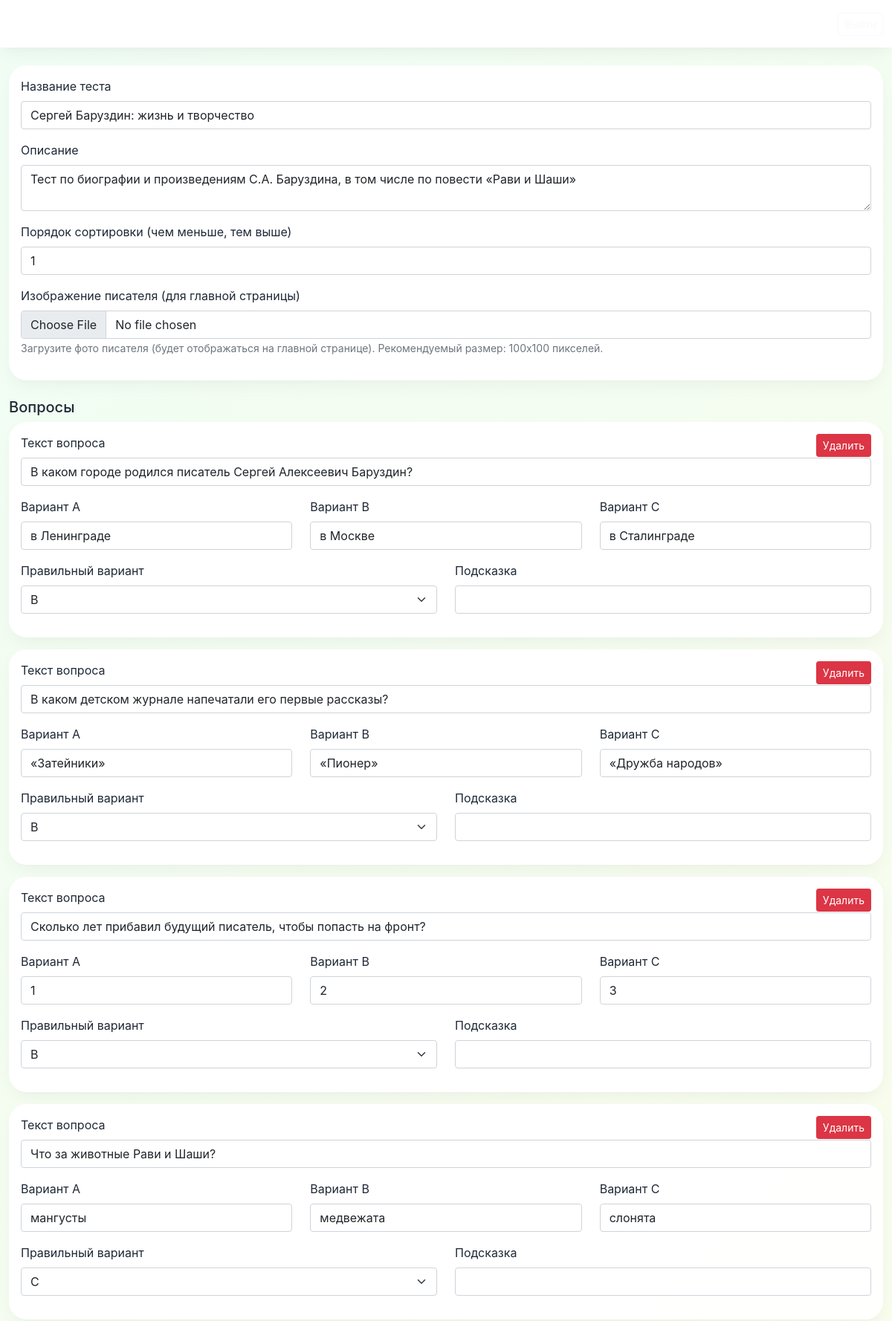
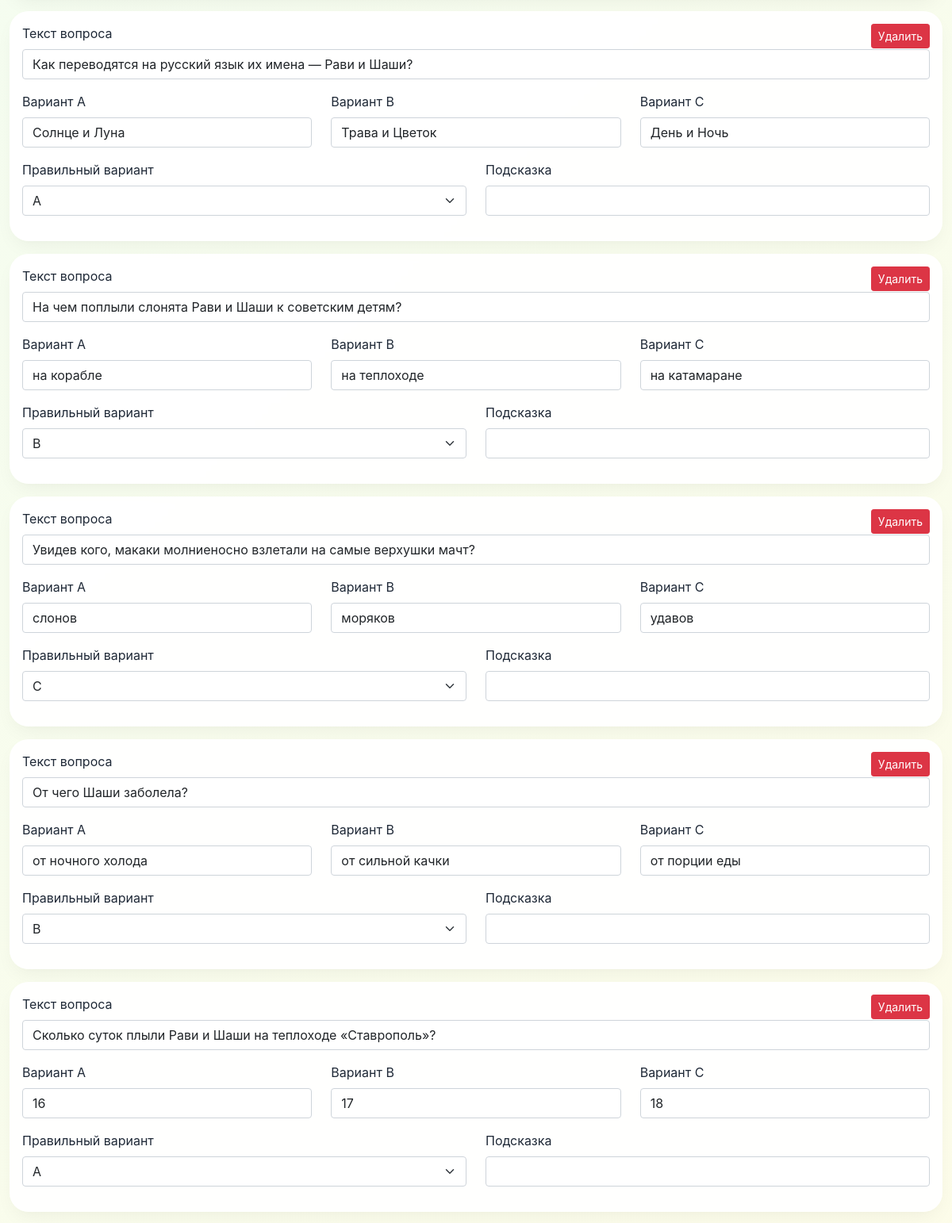
Screenshot of /admin/edit_test.php?id=7 (signed in, upper part) with the database file from the repository (2 pictures, top to bottom).
### tables this page shows
CREATE TABLE `tests` (
  `id` int(11) NOT NULL,
  `title` varchar(255) NOT NULL,
  `description` text,
  `created_at` timestamp NULL DEFAULT CURRENT_TIMESTAMP,
  `updated_at` timestamp NULL DEFAULT CURRENT_TIMESTAMP ON UPDATE CURRENT_TIMESTAMP,
  `sort_order` int(11) DEFAULT '0',
  `image_path` varchar(255) DEFAULT NULL
);

CREATE TABLE `questions` (
  `id` int(11) NOT NULL,
  `test_id` int(11) NOT NULL,
  `question_text` text NOT NULL,
  `option_a` varchar(255) NOT NULL,
  `option_b` varchar(255) NOT NULL,
  `option_c` varchar(255) NOT NULL,
  `correct_option` tinyint(4) NOT NULL COMMENT '0 - A, 1 - B, 2 - C',
  `hint` text
);

### admin/edit_test.php (the view, shortened to what this page needs)
<?php
require_once '../config.php';
$test_id = isset($_GET['id']) ? (int)$_GET['id'] : 0;
$test = null;
$questions = [];
if ($test_id > 0) {
    $stmt = $pdo->prepare("SELECT * FROM tests WHERE id = ?");
    $stmt->execute([$test_id]);
    $test = $stmt->fetch(PDO::FETCH_ASSOC);
    if ($test) {
        $stmt = $pdo->prepare("SELECT * FROM questions WHERE test_id = ? ORDER BY id");
        $stmt->execute([$test_id]);
        $questions = $stmt->fetchAll(PDO::FETCH_ASSOC);
    }
}
?>
<!DOCTYPE html>
<html lang="ru">
<head>
    <link rel="stylesheet" href="../bootstrap-5.0.2-dist/css/bootstrap.min.css">
    <link rel="stylesheet" href="../css/style.css">
</head>
<body class="d-flex flex-column min-vh-100">
    <nav class="navbar navbar-dark bg-primary">
        <div class="container">
            <a class="navbar-brand" href="index.php">Назад</a>
            <span class="navbar-text"><?= $test_id ? 'Редактирование' : 'Создание' ?> теста</span>
            <a href="../logout.php" class="btn btn-outline-light btn-sm">Выйти</a>
        </div>
    </nav>
    <main class="container my-4 flex-grow-1">
        <form method="post" enctype="multipart/form-data">
            <div class="card mb-4">
                <div class="card-body">
                    <div class="mb-3">
                        <label for="title" class="form-label">Название теста</label>
                        <input type="text" class="form-control" id="title" name="title" value="<?= $test ? htmlspecialchars($test['title']) : '' ?>" required>
                    </div>
                    <div class="mb-3">
                        <label for="description" class="form-label">Описание</label>
                        <textarea class="form-control" id="description" name="description" rows="2"><?= $test ? htmlspecialchars($test['description']) : '' ?></textarea>
                    </div>
                    <div class="mb-3">
                        <label for="sort_order" class="form-label">Порядок сортировки (чем меньше, тем выше)</label>
                        <input type="number" class="form-control" id="sort_order" name="sort_order" value="<?= $test ? $test['sort_order'] : '0' ?>">
                    </div>
                    <div class="mb-3">
                        <label class="form-label">Изображение писателя (для главной страницы)</label>
                        <input type="file" class="form-control" name="test_image" accept="image/*">
                        <small class="text-secondary">Загрузите фото писателя (будет отображаться на главной странице). Рекомендуемый размер: 100x100 пикселей.</small>
                    </div>
                </div>
            </div>
            <h3 class="h5">Вопросы</h3>
            <div id="questions-container">
                <?php if ($questions): ?>
                    <?php foreach ($questions as $q): ?>
                    <div class="card mb-3 question-block">
                        <div class="card-body">
                            <button type="button" class="btn btn-sm btn-danger float-end remove-question">Удалить</button>
                            <div class="mb-3"><label class="form-label">Текст вопроса</label><input type="text" class="form-control" name="question_text[]" value="<?= htmlspecialchars($q['question_text']) ?>" required></div>
                            <div class="row">
                                <div class="col-md-4 mb-3"><label class="form-label">Вариант A</label><input type="text" class="form-control" name="option_a[]" value="<?= htmlspecialchars($q['option_a']) ?>" required></div>
                                <div class="col-md-4 mb-3"><label class="form-label">Вариант B</label><input type="text" class="form-control" name="option_b[]" value="<?= htmlspecialchars($q['option_b']) ?>" required></div>
                                <div class="col-md-4 mb-3"><label class="form-label">Вариант C</label><input type="text" class="form-control" name="option_c[]" value="<?= htmlspecialchars($q['option_c']) ?>" required></div>
                            </div>
                            <div class="row">
                                <div class="col-md-6 mb-3"><label class="form-label">Правильный вариант</label><select class="form-select" name="correct[]"><option value="0" <?= $q['correct_option'] == 0 ? 'selected' : '' ?>>A</option><option value="1" <?= $q['correct_option'] == 1 ? 'selected' : '' ?>>B</option><option value="2" <?= $q['correct_option'] == 2 ? 'selected' : '' ?>>C</option></select></div>
                                <div class="col-md-6 mb-3"><label class="form-label">Подсказка</label><input type="text" class="form-control" name="hint[]" value="<?= htmlspecialchars($q['hint'] ?? '') ?>"></div>
                            </div>
                        </div>
                    </div>
                    <?php endforeach; ?>
                <?php endif; ?>
            </div>
        </form>
    </main>
</body>
</html>

### css/style.css (style rules this page uses)
:root { --deep-teal: #0F766E; --soft-teal: #14B8A6; --warm-gold: #F59E0B; --light-bg: #F0FDF4; --cream: #FEFCE8; --dark-text: #1F2937; --soft-shadow: 0 10px 25px -5px rgba(0, 0, 0, 0.05), 0 8px 10px -6px rgba(0, 0, 0, 0.02); }
* { margin: 0; padding: 0; box-sizing: border-box; }
body { font-family: 'Inter', 'Nunito', 'Segoe UI', system-ui, sans-serif; background: linear-gradient(135deg, var(--light-bg) 0%, var(--cream) 100%); color: var(--dark-text); min-height: 100vh; display: flex; flex-direction: column; }
.container { max-width: 1280px; }
.navbar { background: white !important; box-shadow: var(--soft-shadow); padding: 0.75rem 0; }
.card { border: none; border-radius: 1.5rem; box-shadow: var(--soft-shadow); transition: all 0.25s ease-in-out; background: rgba(255, 255, 255, 0.95); backdrop-filter: blur(2px); }

### rows the page displays
tests: title "Сергей Баруздин: жизнь и творчество", description "Тест по биографии и произведениям С.А. Баруздина, в том числе по повести «Рави и Шаши»", sort_order "1"
questions: question_text "В каком городе родился писатель Сергей Алексеевич Баруздин?", option_a "в Ленинграде", option_b "в Москве", option_c "в Сталинграде", correct_option "B"
questions: question_text "В каком детском журнале напечатали его первые рассказы?", option_a "«Затейники»", option_b "«Пионер»", option_c "«Дружба народов»", correct_option "B"
questions: question_text "Сколько лет прибавил будущий писатель, чтобы попасть на фронт?", option_a "1", option_b "2", option_c "3", correct_option "B"
questions: question_text "Что за животные Рави и Шаши?", option_a "мангусты", option_b "медвежата", option_c "слонята", correct_option "C"
questions: question_text "Как переводятся на русский язык их имена — Рави и Шаши?", option_a "Солнце и Луна", option_b "Трава и Цветок", option_c "День и Ночь", correct_option "A"
questions: question_text "На чем поплыли слонята Рави и Шаши к советским детям?", option_a "на корабле", option_b "на теплоходе", option_c "на катамаране", correct_option "B"
questions: question_text "Увидев кого, макаки молниеносно взлетали на самые верхушки мачт?", option_a "слонов", option_b "моряков", option_c "удавов", correct_option "C"
questions: question_text "От чего Шаши заболела?", option_a "от ночного холода", option_b "от сильной качки", option_c "от порции еды", correct_option "B"
questions: question_text "Сколько суток плыли Рави и Шаши на теплоходе «Ставрополь»?", option_a "16", option_b "17", option_c "18", correct_option "A"
